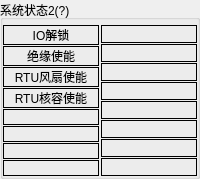
          <widget class="QGroupBox" name="G_SysStatus_2">
           <property name="sizePolicy">
            <sizepolicy hsizetype="Preferred" vsizetype="Preferred">
             <horstretch>0</horstretch>
             <verstretch>0</verstretch>
            </sizepolicy>
           </property>
           <property name="title">
            <string>系统状态2(?)</string>
           </property>
           <layout class="QHBoxLayout" name="horizontalLayout_8" stretch="0,0">
            <property name="spacing">
             <number>2</number>
            </property>
            <property name="leftMargin">
             <number>0</number>
            </property>
            <property name="topMargin">
             <number>5</number>
            </property>
            <property name="rightMargin">
             <number>0</number>
            </property>
            <property name="bottomMargin">
             <number>0</number>
            </property>
            <item>
             <layout class="QVBoxLayout" name="verticalLayout_15">
              <property name="spacing">
               <number>1</number>
              </property>
              <property name="bottomMargin">
               <number>0</number>
              </property>
              <item>
               <widget class="QLabel" name="bSysErr_2">
                <property name="sizePolicy">
                 <sizepolicy hsizetype="Minimum" vsizetype="Minimum">
                  <horstretch>0</horstretch>
                  <verstretch>0</verstretch>
                 </sizepolicy>
                </property>
                <property name="frameShape">
                 <enum>QFrame::Box</enum>
                </property>
                <property name="text">
                 <string>IO解锁</string>
                </property>
                <property name="alignment">
                 <set>Qt::AlignCenter</set>
                </property>
               </widget>
              </item>
              <item>
               <widget class="QLabel" name="bSysAlm_2">
                <property name="sizePolicy">
                 <sizepolicy hsizetype="Minimum" vsizetype="Minimum">
                  <horstretch>0</horstretch>
                  <verstretch>0</verstretch>
                 </sizepolicy>
                </property>
                <property name="frameShape">
                 <enum>QFrame::Box</enum>
                </property>
                <property name="text">
                 <string>绝缘使能</string>
                </property>
                <property name="alignment">
                 <set>Qt::AlignCenter</set>
                </property>
               </widget>
              </item>
              <item>
               <widget class="QLabel" name="bSysFull_2">
                <property name="sizePolicy">
                 <sizepolicy hsizetype="Minimum" vsizetype="Minimum">
                  <horstretch>0</horstretch>
                  <verstretch>0</verstretch>
                 </sizepolicy>
                </property>
                <property name="frameShape">
                 <enum>QFrame::Box</enum>
                </property>
                <property name="text">
                 <string>RTU风扇使能</string>
                </property>
                <property name="alignment">
                 <set>Qt::AlignCenter</set>
                </property>
               </widget>
              </item>
              <item>
               <widget class="QLabel" name="bSysEmpty_2">
                <property name="sizePolicy">
                 <sizepolicy hsizetype="Minimum" vsizetype="Minimum">
                  <horstretch>0</horstretch>
                  <verstretch>0</verstretch>
                 </sizepolicy>
                </property>
                <property name="frameShape">
                 <enum>QFrame::Box</enum>
                </property>
                <property name="text">
                 <string>RTU核容使能</string>
                </property>
                <property name="alignment">
                 <set>Qt::AlignCenter</set>
                </property>
               </widget>
              </item>
              <item>
               <widget class="QLabel" name="bSysInit_2">
                <property name="sizePolicy">
                 <sizepolicy hsizetype="Minimum" vsizetype="Minimum">
                  <horstretch>0</horstretch>
                  <verstretch>0</verstretch>
                 </sizepolicy>
                </property>
                <property name="frameShape">
                 <enum>QFrame::Box</enum>
                </property>
                <property name="lineWidth">
                 <number>1</number>
                </property>
                <property name="midLineWidth">
                 <number>0</number>
                </property>
                <property name="text">
                 <string/>
                </property>
                <property name="alignment">
                 <set>Qt::AlignCenter</set>
                </property>
                <property name="margin">
                 <number>0</number>
                </property>
               </widget>
              </item>
              <item>
               <widget class="QLabel" name="bSysCommErr_2">
                <property name="sizePolicy">
                 <sizepolicy hsizetype="Minimum" vsizetype="Minimum">
                  <horstretch>0</horstretch>
                  <verstretch>0</verstretch>
                 </sizepolicy>
                </property>
                <property name="frameShape">
                 <enum>QFrame::Box</enum>
                </property>
                <property name="text">
                 <string/>
                </property>
                <property name="alignment">
                 <set>Qt::AlignCenter</set>
                </property>
               </widget>
              </item>
              <item>
               <widget class="QLabel" name="bSysBalance_2">
                <property name="sizePolicy">
                 <sizepolicy hsizetype="Minimum" vsizetype="Minimum">
                  <horstretch>0</horstretch>
                  <verstretch>0</verstretch>
                 </sizepolicy>
                </property>
                <property name="frameShape">
                 <enum>QFrame::Box</enum>
                </property>
                <property name="text">
                 <string/>
                </property>
                <property name="alignment">
                 <set>Qt::AlignCenter</set>
                </property>
               </widget>
              </item>
              <item>
               <widget class="QLabel" name="bSysCharge_2">
                <property name="sizePolicy">
                 <sizepolicy hsizetype="Minimum" vsizetype="Minimum">
                  <horstretch>0</horstretch>
                  <verstretch>0</verstretch>
                 </sizepolicy>
                </property>
                <property name="frameShape">
                 <enum>QFrame::Box</enum>
                </property>
                <property name="text">
                 <string/>
                </property>
                <property name="alignment">
                 <set>Qt::AlignCenter</set>
                </property>
               </widget>
              </item>
             </layout>
            </item>
            <item>
             <layout class="QVBoxLayout" name="verticalLayout_16">
              <property name="spacing">
               <number>1</number>
              </property>
              <item>
               <widget class="QLabel" name="bSysDischarge_2">
                <property name="frameShape">
                 <enum>QFrame::Box</enum>
                </property>
                <property name="frameShadow">
                 <enum>QFrame::Plain</enum>
                </property>
                <property name="text">
                 <string/>
                </property>
                <property name="alignment">
                 <set>Qt::AlignCenter</set>
                </property>
               </widget>
              </item>
              <item>
               <widget class="QLabel" name="bSysStop_2">
                <property name="frameShape">
                 <enum>QFrame::Box</enum>
                </property>
                <property name="text">
                 <string/>
                </property>
                <property name="alignment">
                 <set>Qt::AlignCenter</set>
                </property>
               </widget>
              </item>
              <item>
               <widget class="QLabel" name="bSys10_2">
                <property name="frameShape">
                 <enum>QFrame::Box</enum>
                </property>
                <property name="text">
                 <string/>
                </property>
                <property name="alignment">
                 <set>Qt::AlignCenter</set>
                </property>
               </widget>
              </item>
              <item>
               <widget class="QLabel" name="bSys11_2">
                <property name="frameShape">
                 <enum>QFrame::Box</enum>
                </property>
                <property name="text">
                 <string/>
                </property>
                <property name="alignment">
                 <set>Qt::AlignCenter</set>
                </property>
               </widget>
              </item>
              <item>
               <widget class="QLabel" name="bSys12_2">
                <property name="frameShape">
                 <enum>QFrame::Box</enum>
                </property>
                <property name="text">
                 <string/>
                </property>
                <property name="alignment">
                 <set>Qt::AlignCenter</set>
                </property>
               </widget>
              </item>
              <item>
               <widget class="QLabel" name="bSys13_2">
                <property name="frameShape">
                 <enum>QFrame::Box</enum>
                </property>
                <property name="text">
                 <string/>
                </property>
                <property name="alignment">
                 <set>Qt::AlignCenter</set>
                </property>
               </widget>
              </item>
              <item>
               <widget class="QLabel" name="bSys14_2">
                <property name="frameShape">
                 <enum>QFrame::Box</enum>
                </property>
                <property name="text">
                 <string/>
                </property>
                <property name="alignment">
                 <set>Qt::AlignCenter</set>
                </property>
               </widget>
              </item>
              <item>
               <widget class="QLabel" name="bSys15_2">
                <property name="frameShape">
                 <enum>QFrame::Box</enum>
                </property>
                <property name="text">
                 <string/>
                </property>
                <property name="alignment">
                 <set>Qt::AlignCenter</set>
                </property>
               </widget>
              </item>
             </layout>
            </item>
           </layout>
          </widget>
